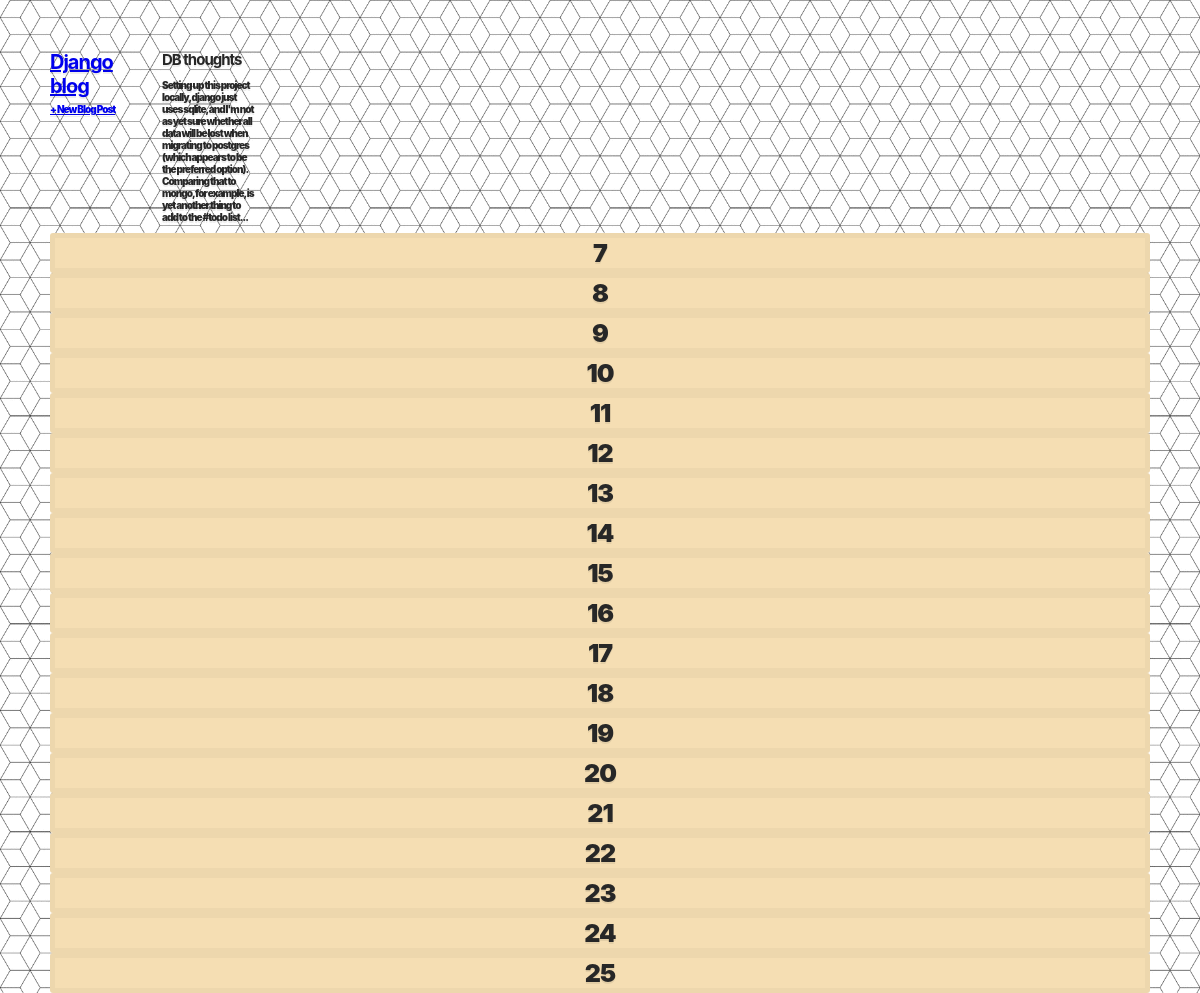
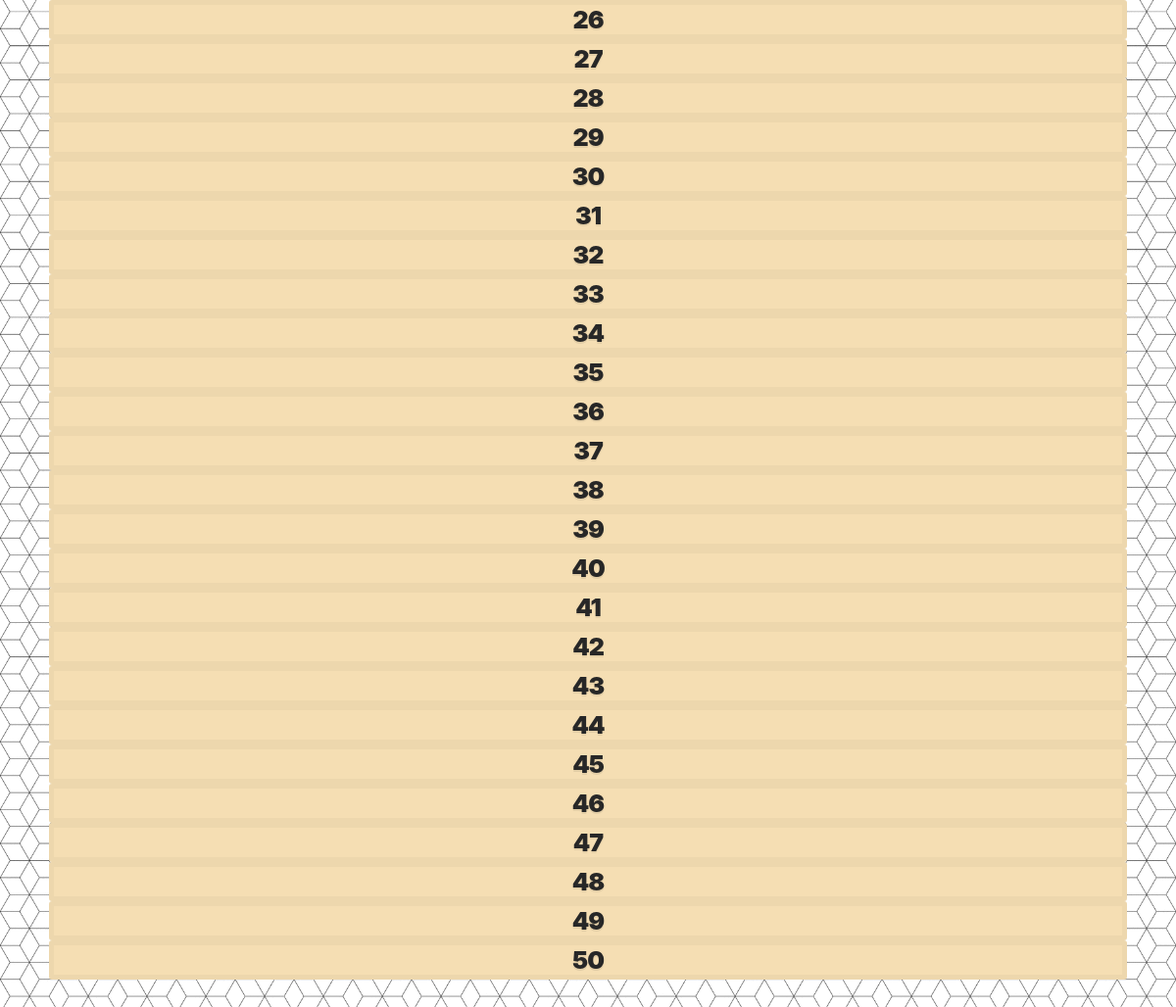
The app's page /post/4/ with its own data (2 pictures, top to bottom).
### blogs/models.py (models this page shows, shortened)
class Post(models.Model):
    author = models.ForeignKey(
        'auth.User',
        on_delete=models.CASCADE,
    )
    title = models.CharField(max_length=200)
    text = models.TextField()

### blogs/views.py (the view)
# urls.py: path('post/<int:pk>/', views.BlogDetailView.as_view(), name='post_detail'),
class BlogDetailView(DetailView):
    model = Post
    template_name = 'post_detail.html'

### templates/post_detail.html
{% extends 'base.html' %}
{% block content %}
  <div class="post-entry">
    <h2>{{ post.title }}</h2>
    <p>{{ post.text }}</p>
  </div>
{% endblock content %}

### static/css/base.css (style rules this page uses)
:root { --black: #272727; }
html { box-sizing: border-box; font-family: -apple-system, BlinkMacSystemFont, "Segoe UI", Roboto, Helvetica, Arial, sans-serif, "Apple Color Emoji", "Segoe UI Emoji", "Segoe UI Symbol"; font-weight: 900; font-size: 10px; color: var(--black); text-shadow: 0 2px 0 rgba(0, 0, 0, 0.07); }
*, *:before, *:after { box-sizing: inherit; }
body { background-image: url("blocks_41618_sm.gif"); background-color: blanchedalmond; background-size: 180px auto; min-height: calc(100vh - 100px); margin: 50px; background-position: fixed; letter-spacing: -1px; }
h1, h2, h3, h4, h5, h6 { margin: 0 0 5px 0; }

### records on screen
Post: title "DB thoughts", text "Setting up this project locally, django just uses sqlite, and I'm not as yet sure whether all data will be lost when migrating to postgres (which appears to be the preferred option). Comparing that to mongo, for example, is yet another thing to add to the #todo list..."
